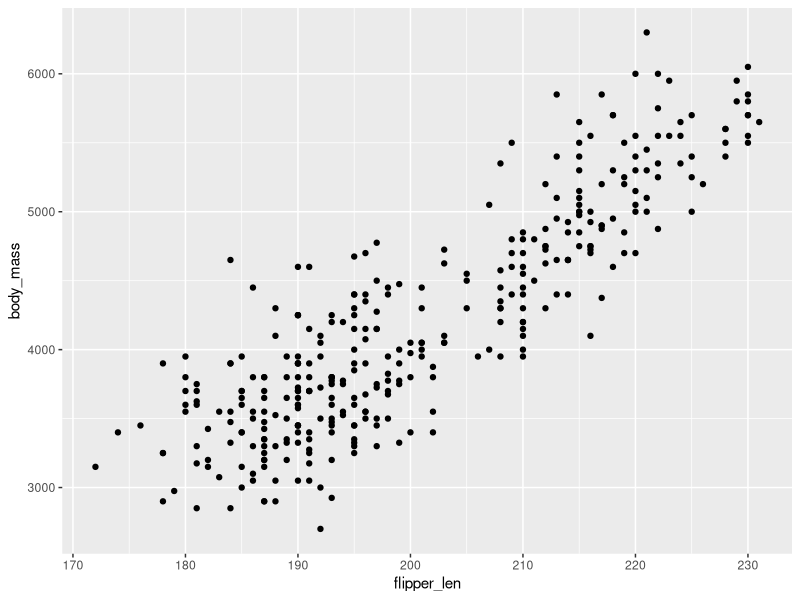
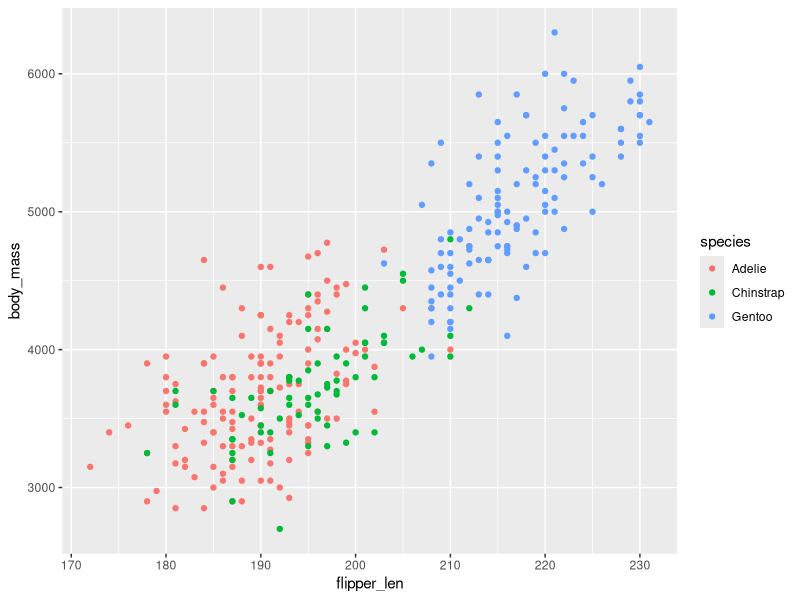
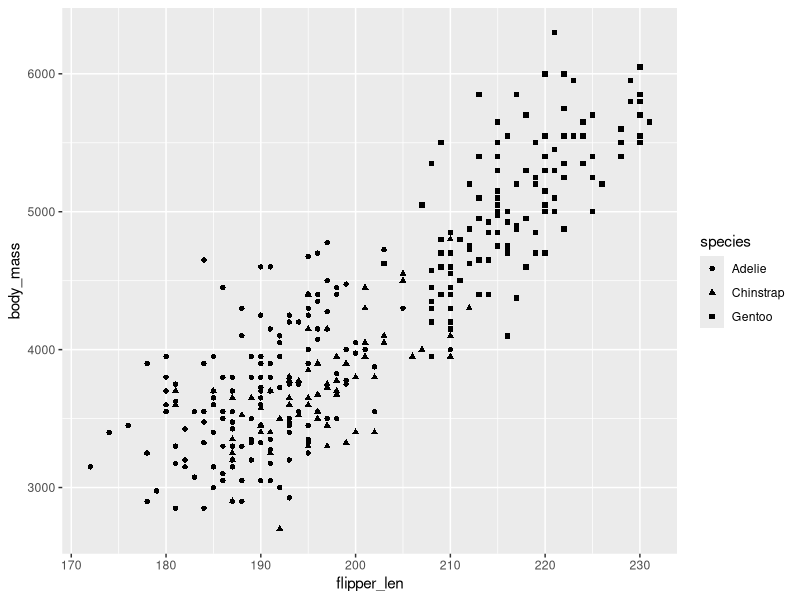
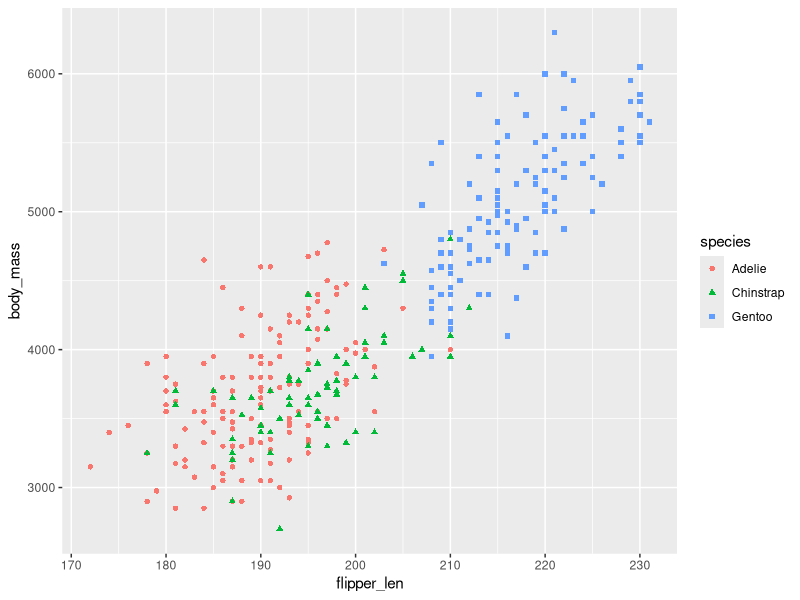
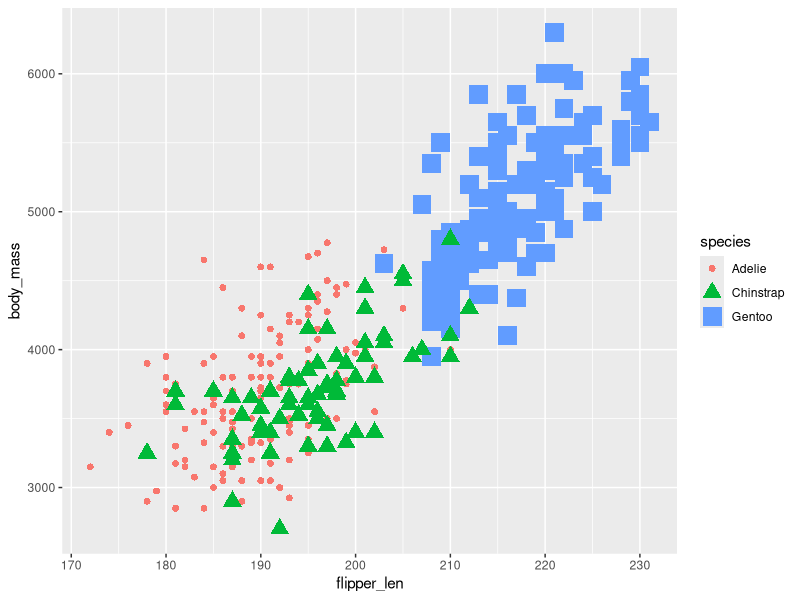
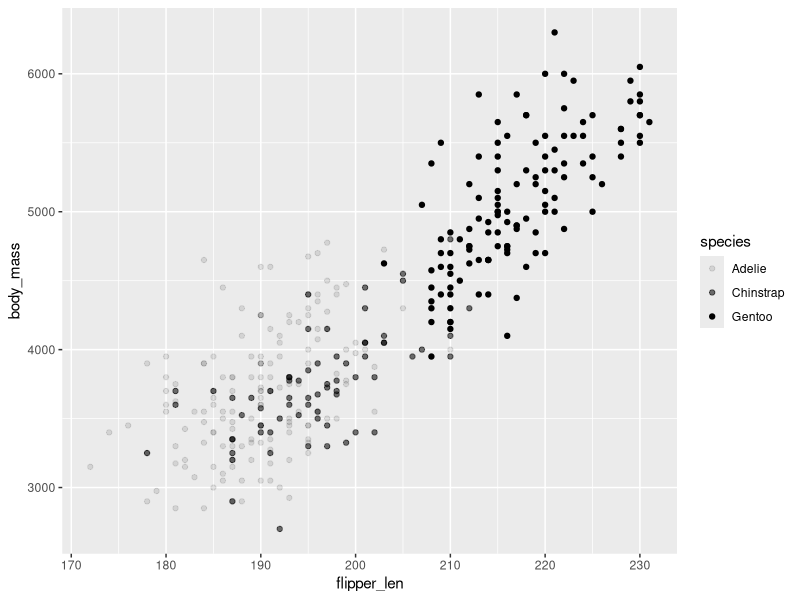
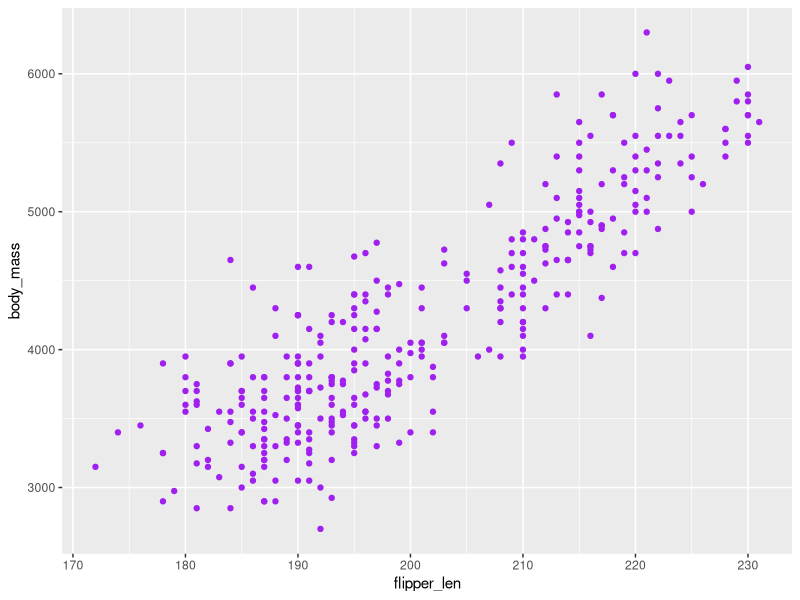
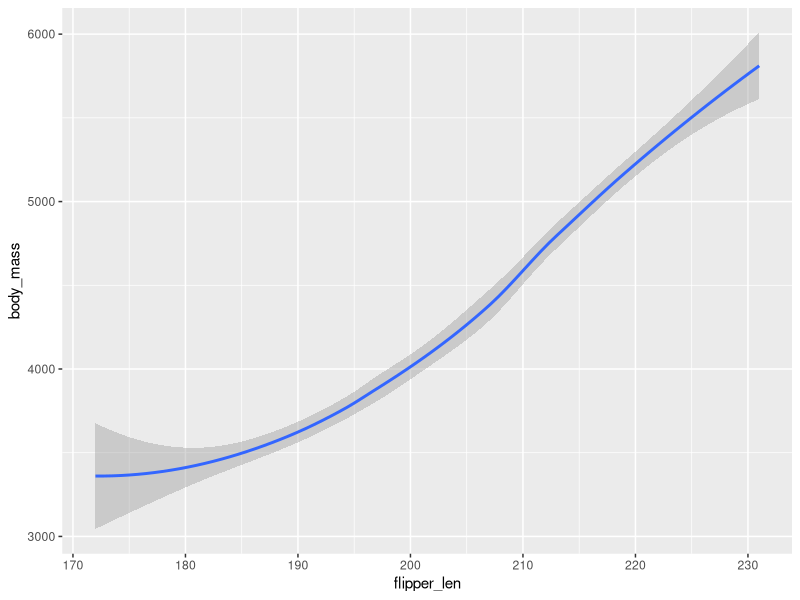

Write R code to recreate these figures, in order.
## ---- chunk 1
knitr::opts_chunk$set(echo = TRUE)

## ---- chunk 2
library(tidyverse)
data("penguins") # load the penguins dataset.

# It is part of the palmerpenguins package which is included in the tidyverse package.

# it contains data about three species of penguins (Adelie, Chinstrap and Gentoo) 

View(penguins)   # view the entire penguins dataset as a dataframe
## ---- chunk 3
ggplot(data = penguins) + 
  geom_point(mapping = aes(x = flipper_len , y = body_mass ))
## ---- chunk 4
ggplot(data = penguins) + 
  geom_point(mapping = aes(x = flipper_len, y = body_mass, color = species))
## ---- chunk 5
ggplot(data = penguins) + 
  geom_point(mapping = aes(x = flipper_len, y = body_mass, shape = species))
## ---- chunk 6
ggplot(data = penguins) + 
geom_point(mapping = aes(x = flipper_len, y = body_mass,
            color = species, shape = species))
## ---- chunk 7
ggplot(data = penguins) + 
  geom_point(mapping = aes(x = flipper_len, y = body_mass,
              color = species, shape = species, size = species))
## ---- chunk 8
ggplot(data = penguins) + 
  geom_point(mapping = aes(x = flipper_len, y = body_mass, alpha = species))
## ---- chunk 9
ggplot(data = penguins) + 
  geom_point(mapping = aes(x = flipper_len, y = body_mass), color = "purple")
## ---- chunk 10
ggplot(data = penguins) + geom_smooth(mapping = aes(x = flipper_len, y = body_mass))
## ---- chunk 11
ggplot(data = penguins) + 
  geom_point(mapping = aes(x = flipper_len, y = body_mass)) +
  geom_smooth(mapping = aes(x = flipper_len, y = body_mass))
## ---- chunk 12
ggplot (data = penguins) +geom_smooth(mapping = aes(x = flipper_len, y = body_mass, linetype = species))
## ---- chunk 13
ggplot(data = penguins) + 
  geom_jitter(mapping = aes(x = flipper_len, y = body_mass))
## ---- chunk 14
ggplot(data = penguins) + 
  geom_point(mapping = aes(x = flipper_len, y = body_mass, color = species)) +
  labs(title = "Body Mass versus Flipper Length in Penguins",
       x = "Flipper Length (mm)",
       y = "Body Mass (g)",
       color = "Species")
## ---- chunk 15
ggplot(data = penguins) + 
  geom_point(mapping = aes(x = flipper_len, y = body_mass, color = species)) +
  labs(title = "Body Mass versus Flipper Length in Penguins",
       subtitle = "Data collected from three penguin species: Adelie, Chinstrap, and Gentoo",
       x = "Flipper Length (mm)",
       y = "Body Mass (g)",
       color = "Species")
## ---- chunk 16
ggplot(data = penguins) + 
  geom_point(mapping = aes(x = flipper_len, y = body_mass, color = species)) +
  labs(title = "Body Mass versus Flipper Length in Penguins",
       subtitle = "Data collected from three penguin species: Adelie, Chinstrap, and Gentoo",
       caption = "Data source: Dr. Kristen Gorman, Palmer Station Ecological Research program",
       x = "Flipper Length (mm)",
       y = "Body Mass (g)",
       color = "Species")
## ---- chunk 17
ggplot(data = penguins) +
  geom_point(mapping = aes(x = flipper_len, y =body_mass, color = species)) +
  labs(title = "Body Mass Versus Flipper  Length",
  subtitle = "Sample of Three Penguin Species",
  x = "Flipper Length (mm)",
       y = "Body Mass (g)",
       caption = "Data Collected by Dr. Kristen Gorman") + 
  annotate("text", x = 220, y = 3500, label = "The Gentoos are the Largest")
## ---- chunk 18
ggplot(data = penguins) +
  geom_point(mapping = aes(x = flipper_len, y =body_mass, color = species)) +
  labs(title = "Body Mass Versus Flipper  Length",
  subtitle = "Sample of Three Penguin Species",
  x = "Flipper Length (mm)",
       y = "Body Mass (g)",
       caption = "Data Collected by Dr. Kristen Gorman") + 
  annotate("text", x = 220, y = 3500, label = "The Gentoos are the Largest", color = "purple")
## ---- chunk 19
ggplot(data = penguins) +
  geom_point(mapping = aes(x = flipper_len, y =body_mass, color = species)) +
  labs(title = "Body Mass Versus Flipper  Length",
  subtitle = "Sample of Three Penguin Species",
  x = "Flipper Length (mm)",
       y = "Body Mass (g)",
       caption = "Data Collected by Dr. Kristen Gorman") + 
  annotate("text", x = 220, y = 3500, label = "Gentoos are the Largest",
           color = "purple", fontface = "bold", size = 4)
## ---- chunk 20
ggplot(data = penguins) +
  geom_point(mapping = aes(x = flipper_len, y =body_mass, color = species)) +
  labs(title = "Body Mass Versus Flipper  Length",
  subtitle = "Sample of Three Penguin Species",
  x = "Flipper Length (mm)",
       y = "Body Mass (g)",
       caption = "Data Collected by Dr. Kristen Gorman") + 
  annotate("text", x = 220, y = 3500, label = "Gentoos are the Largest",
           color = "purple", fontface = "bold", size = 4, angle = 25)
## ---- chunk 21
penguin_plot <- ggplot(data = penguins) + 
  geom_point(mapping = aes(x = flipper_len, y = body_mass, color = species)) +
  labs(title = "Body Mass versus Flipper Length in Penguins",
       subtitle = "Data collected from three penguin species: Adelie, Chinstrap, and Gentoo",
       caption = "Data source: Dr. Kristen Gorman, Palmer Station Ecological Research program",
       x = "Flipper Length (mm)",
       y = "Body Mass (g)",
       color = "Species")
## ---- chunk 22
penguin_plot
## ---- chunk 23
penguin_plot + 
  annotate("text", x = 220, y = 3500, label = "Gentoos are the Largest",
           color = "purple", fontface = "bold", size = 4, angle = 25)
## ---- chunk 24
#  Creating the plot and storing it as a variable
penguin_plot <- ggplot(data = penguins) + 
  geom_point(mapping = aes(x = flipper_len, y = body_mass, color = species)) +
  labs(title = "Body Mass versus Flipper Length in Penguins",
       subtitle = "Data collected from three penguin species: Adelie, Chinstrap, and Gentoo",
       caption = "Data source: Dr. Kristen Gorman, Palmer Station Ecological Research program",
       x = "Flipper Length (mm)",
       y = "Body Mass (g)",
       color = "Species")
## ---- chunk 25
# (a). Saving the plot as a PNG file
ggsave("penguin_plot.png", plot = penguin_plot, width = 8, height = 6, dpi = 300) 
# dpi is dots per inch, it controls the resolution of the image.You can adjust it based on your needs.
# width and height are in inches, you can adjust them based on your needs.
# width and height control the size of the saved image.

# (b). Saving the plot as a PDF file
ggsave("penguin_plot.pdf", plot = penguin_plot, width = 8, height = 6)

# (c). Saving the plot as a JPEG file
ggsave("penguin_plot.jpg", plot = penguin_plot, width = 8, height = 6, dpi = 300) 
## ---- chunk 26
ggplot(data = penguins) + 
  geom_bar(mapping = aes(x = species, fill = species)) +
  geom_text(stat = "count", aes(x = species, label = ..count..), vjust = -0.5) +
  labs(title = "Count of Each Penguin Species",
       x = "Species",
       y = "Count",
       fill = "Species")
# fill aesthetic is used to fill the bars with different colors based on the species.
# count is the default statistic for geom_bar, so we don't need to specify it explicitly.
# In the geom_text function, we use stat = "count" when we want to use the count statistic for 
# the text labels.
# The aes function inside geom_text maps the x aesthetic  to species and
# the label aesthetic to ..count.. to display the count of each species on top of the bars.
# ..count.. is a special variable in ggplot2 that represents the count of observations in
# each category.
# vjust is used to adjust the vertical position of the text labels. 
# A negative value of vjust moves the labels above the bars.
## ---- chunk 27
ggplot(data = penguins) + 
geom_bar(mapping = aes(x = species, y = body_mass, fill = species), stat = "summary", fun = "mean") +
geom_text(stat = "summary", aes(x = species, y = body_mass, label = round(..y.., 1)), fun = "mean",
          vjust = -0.5) +
labs(title = "Average Body Mass for Each Penguin Species",
       x = "Species",
       y = "Average Body Mass (g)",
       fill = "Species")
# stat = "summary" tells ggplot2 to summarize the data instead of counting it.
# fun = "mean" specifies that we want to calculate the mean (average) of body_mass for each species.
# y aesthetic is used to specify the variable we want to summarize (body_mass).
# label aesthetic is used to display the average body mass on top of the bars.
# ..y.. is a special variable in ggplot2 that represents the summarized value (the mean body mass) for
# each category.
# 1 is used to round the average body mass to one decimal place for better readability.
## ---- chunk 28
# (a). Prepare data for pie chart by data wrangling it first,assign it to a variable called pie_data
pie_data <- penguins %>%
  filter(!is.na(species)) %>% # remove any missing values in the species column
  count(species) %>% # count the number of occurrences of each species
  mutate(perc = n / sum(n) * 100,
         label = paste0(species, " (", round(perc, 1), "%)"))
# mutate function is used to create new columns "perc" and "label".
# calculate the percentage(perc) and create labels for each species
# paste0 function is used to concatenate the species name with its percentage.
# round function is used to round the percentage to one decimal place for better readability.

# (b). Create the pie chart from wrangled data
ggplot(pie_data, aes(x = "", y = perc, fill = species)) +
  geom_col(width = 1, color = "white") +
  coord_polar(theta = "y") +
  geom_text(aes(label = label), position = position_stack(vjust = 0.5)) +
  labs(title = "Proportion of Penguins by species") +
  theme_void() 
# geom_col function is used to create the bars for the pie chart.
# width = 1 makes the bars full width to create a complete pie chart.
# color = "white" adds a white border between the pie slices for better visibility.
# coord_polar function transforms the bar chart into a pie chart.
# theta = "y" specifies that the y aesthetic should be used to determine the angle of the pie slices.
# geom_text function is used to add labels to each pie slice.
# position = position_stack(vjust = 0.5) centers the labels within each pie slice.
# theme_void function removes the background, gridlines, and axes for a cleaner look.
## ---- chunk 29

ggplot(data = penguins) + 
  geom_histogram(mapping = aes(x = body_mass), binwidth = 200, fill = "yellow", color = "black") +
  labs(title = "Distribution of Penguin Body Mass",
       x = "Body Mass (g)",
       y = "Count")
# binwidth = 200 specifies the width of each bin in the histogram.
# fill aesthetic is used to fill the bars with yellow color.
# color aesthetic is used to add a black border to each bar for better visibility.

## ---- chunk 30
ggplot(data = penguins) + 
  geom_histogram(mapping = aes(x = flipper_len, fill = species), position = "dodge", 
                 binwidth = 2, color = "black") +
  labs(title = "Distribution of Penguin Flipper Length by Species",
       x = "Flipper Length (mm)",
       y = "Count",
       fill = "Species")
# position = "dodge" places the bars for each species side by side for better comparison. 
# dodge means to separate the bars for each species.
## ---- chunk 31
ggplot(data = penguins) + 
  geom_histogram(mapping = aes(x = flipper_len, y = ..density..), binwidth = 2, 
            fill = "lightblue", color = "black", alpha = 0.7) +
  geom_density(mapping = aes(x = flipper_len), color = "red", size = 1) +
  labs(title = "Distribution of Penguin Flipper Length with Density Curve Overlay",
       x = "Flipper Length (mm)",
       y = "Density")
# y = ..density.. scales the y-axis to show density instead of count.
# alpha = 0.7 sets the transparency of the bars to 70% for better visibility of the density curve.
# geom_density function is used to add a density curve overlay to the histogram.
# color = "red" sets the color of the density curve to red.
# size = 1 sets the thickness of the density curve.
## ---- chunk 32
ggplot(data = penguins) + 
  geom_boxplot(mapping = aes(x = species, y = body_mass, fill = species)) +
  labs(title = "Distribution of Penguin Body Mass by Species",
       x = "Species",
       y = "Body Mass (g)",
       fill = "Species")
## ---- chunk 33
ggplot(data = penguins) + 
  geom_boxplot(mapping = aes(x = species, y = body_mass, fill = species),
    outlier.color = "red", outlier.shape = 16, outlier.size = 2) +
  geom_jitter(mapping = aes(x = species, y = body_mass), width = 0.2, alpha = 0.5, color = "black") +
  labs(title = "Distribution of Penguin Body Mass by Species with Jittered Data Points",
       x = "Species",
       y = "Body Mass (g)",
       fill = "Species")
# outlier.color = "red" sets the color of the outlier points to red.
# outlier.shape = 16 sets the shape of the outlier points to filled circles.
# outlier.size = 2 sets the size of the outlier points to 2.
# geom_jitter function is used to add jittered data points overlay to the boxplot.
# width = 0.2 sets the amount of horizontal jitter to 0.2 for better visibility.
# alpha = 0.5 sets the transparency of the jittered points to 50% for better visibility.
## ---- chunk 34

#------------------------------------------------------------
# STEP 1: Wrangle data to compute five-number summary for each species
#------------------------------------------------------------
# We'll calculate minimum, first quartile(Q1), median (Q2),third quartile (Q3) and maximum values 
#for body_mass for each penguin species.

box_stats <- penguins %>%
  filter(!is.na(body_mass)) %>%          # Remove missing values
  group_by(species) %>%                  # Group by species
  summarise(Min = min(body_mass),
    Q1 = quantile(body_mass, 0.25),
    Median = median(body_mass),
    Q3 = quantile(body_mass, 0.75),
    Max = max(body_mass))

# View the computed summary table
print(box_stats)

#------------------------------------------------------------
# STEP 2: Create a Comparative Box Plot with Labels
#------------------------------------------------------------
# The plot will show each species' body mass distribution,
# and overlay text labels for the five-number summary.

ggplot(penguins, aes(x = species, y = body_mass, fill = species)) +
  geom_boxplot(width = 0.6, alpha = 0.7, outlier.color = "red") +  # Standard box plot
  # Add text labels for each statistic, placed near the corresponding Y-value
  geom_text(
    data = box_stats,
    aes(x = species, y = Min, label = paste0("Min: ", round(Min, 0))),
    vjust = 1.5, color = "blue", size = 3.5
  ) +
  geom_text(
    data = box_stats,
    aes(x = species, y = Q1, label = paste0("Q1: ", round(Q1, 0))),
    vjust = -0.8, color = "darkgreen", size = 3.5
  ) +
  geom_text(
    data = box_stats,
    aes(x = species, y = Median, label = paste0("Q2: ", round(Median, 0))),
    vjust = -0.8, color = "purple", size = 3.5, fontface = "bold"
  ) +
  geom_text(
    data = box_stats,
    aes(x = species, y = Q3, label = paste0("Q3: ", round(Q3, 0))),
    vjust = -0.8, color = "orange", size = 3.5
  ) +
  geom_text(
    data = box_stats,
    aes(x = species, y = Max, label = paste0("Max: ", round(Max, 0))),
    vjust = -0.8, color = "red", size = 3.5
  ) +
  labs(
    title = "Comparative Box Plot of Penguin Body Mass with Statistical Labels",
    x = "Penguin Species",
    y = "Body Mass (grams)"
  ) 
## ---- chunk 35

#------------------------------------------------------------
#  Repeat for Flipper Length
#------------------------------------------------------------
# We do the same for flipper_len:

flipper_stats <- penguins %>%
  filter(!is.na(flipper_len)) %>%
  group_by(species) %>%
  summarise(
    Min = min(flipper_len),
    Q1 = quantile(flipper_len, 0.25),
    Median = median(flipper_len),
    Q3 = quantile(flipper_len, 0.75),
    Max = max(flipper_len)
  )

# View the summary for verification
print(flipper_stats)

# Create box plot for flipper length with summary labels
ggplot(penguins, aes(x = species, y = flipper_len, fill = species)) +
  geom_boxplot(width = 0.6, alpha = 0.7, outlier.color = "red") +
  geom_text(
    data = flipper_stats,
    aes(x = species, y = Min, label = paste0("Min: ", round(Min, 1))),
    vjust = 1.5, color = "blue", size = 3.5
  ) +
  geom_text(
    data = flipper_stats,
    aes(x = species, y = Q1, label = paste0("Q1: ", round(Q1, 1))),
    vjust = -0.8, color = "darkgreen", size = 3.5
  ) +
  geom_text(
    data = flipper_stats,
    aes(x = species, y = Median, label = paste0("Q2: ", round(Median, 1))),
    vjust = -0.8, color = "purple", size = 3.5, fontface = "bold"
  ) +
  geom_text(
    data = flipper_stats,
    aes(x = species, y = Q3, label = paste0("Q3: ", round(Q3, 1))),
    vjust = -0.8, color = "orange", size = 3.5
  ) +
  geom_text(
    data = flipper_stats,
    aes(x = species, y = Max, label = paste0("Max: ", round(Max, 1))),
    vjust = -0.8, color = "red", size = 3.5
  ) +
  labs(
    title = "Comparative Box Plot of Penguin Flipper Length with Statistical Labels",
    x = "Penguin Species",
    y = "Flipper Length (mm)"
  ) 


# The result: Each box plot now displays the five key statistics
# directly on the graph for each penguin species.

## ---- chunk 36
ggplot(data = penguins) + 
  geom_violin(mapping = aes(x = species, y = body_mass, fill = species), alpha = 0.7) +
  labs(title = "Distribution of Penguin Body Mass by Species",
       x = "Species",
       y = "Body Mass (g)",
       fill = "Species")
## ---- chunk 37
ggplot(data = penguins) + 
  geom_violin(mapping = aes(x = species, y = flipper_len, fill = species), alpha = 0.7) +
  labs(title = "Distribution of Penguin Flipper Length by Species",
       x = "Species",
       y = "Flipper Length (mm)",
       fill = "Species")
## ---- chunk 38
ggplot(data = penguins) + 
  geom_violin(mapping = aes(x = species, y = body_mass, fill = species), alpha = 0.5) +
  geom_boxplot(mapping = aes(x = species, y = body_mass), 
  width = 0.1, outlier.color = "red", alpha = 0.7) +
  labs(title = "Distribution of Penguin Body Mass by Species with Boxplot Overlay",
       x = "Species",
       y = "Body Mass (g)",
       fill = "Species")
## ---- chunk 39
#-------------------------------------------------
# Flipper Length by Sex (Faceted by Species)
#-------------------------------------------------
# Violin plots show the full distribution of numeric data by category

# Remove rows where flipper_len and sex is NA(missing data)
penguins_clean <-penguins %>% filter(!is.na(flipper_len)) %>% filter(!is.na(sex)) 

ggplot(data = penguins_clean, aes(x = sex, y = flipper_len, fill = sex)) +   # Aesthetic mapping
  geom_violin(trim = FALSE, alpha = 0.7) +    # Draw violins, show full tails
  labs(title = "Flipper Length Distribution by Sex",      # Plot title
       x = "Sex",                                         # X-axis label
       y = "Flipper Length (mm)") +                       # Y-axis label
  theme_minimal() +                                     # Use minimal theme
  scale_fill_brewer(palette = "Dark2") +            # Dark contrasting colors
  facet_wrap(~species)                          # Create one plot per species

